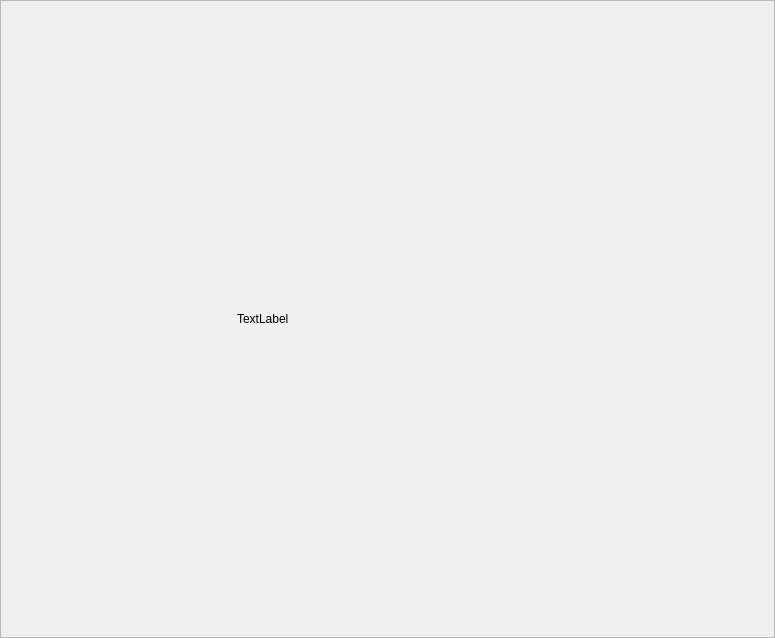
<?xml version="1.0" encoding="UTF-8"?>
<ui version="4.0">
 <class>LoadingWidget</class>
 <widget class="QWidget" name="LoadingWidget">
  <property name="geometry">
   <rect>
    <x>0</x>
    <y>0</y>
    <width>775</width>
    <height>638</height>
   </rect>
  </property>
  <property name="windowTitle">
   <string>Form</string>
  </property>
  <layout class="QHBoxLayout" name="horizontalLayout">
   <property name="spacing">
    <number>0</number>
   </property>
   <property name="leftMargin">
    <number>0</number>
   </property>
   <property name="topMargin">
    <number>0</number>
   </property>
   <property name="rightMargin">
    <number>0</number>
   </property>
   <property name="bottomMargin">
    <number>0</number>
   </property>
   <item>
    <widget class="QFrame" name="frame">
     <property name="frameShape">
      <enum>QFrame::StyledPanel</enum>
     </property>
     <property name="frameShadow">
      <enum>QFrame::Raised</enum>
     </property>
     <layout class="QHBoxLayout" name="horizontalLayout_2">
      <property name="spacing">
       <number>0</number>
      </property>
      <property name="leftMargin">
       <number>0</number>
      </property>
      <property name="topMargin">
       <number>0</number>
      </property>
      <property name="rightMargin">
       <number>0</number>
      </property>
      <property name="bottomMargin">
       <number>0</number>
      </property>
      <item>
       <widget class="QLabel" name="loadingLabel">
        <property name="minimumSize">
         <size>
          <width>300</width>
          <height>300</height>
         </size>
        </property>
        <property name="maximumSize">
         <size>
          <width>300</width>
          <height>300</height>
         </size>
        </property>
        <property name="text">
         <string>TextLabel</string>
        </property>
       </widget>
      </item>
     </layout>
    </widget>
   </item>
  </layout>
 </widget>
 <resources/>
 <connections/>
</ui>
